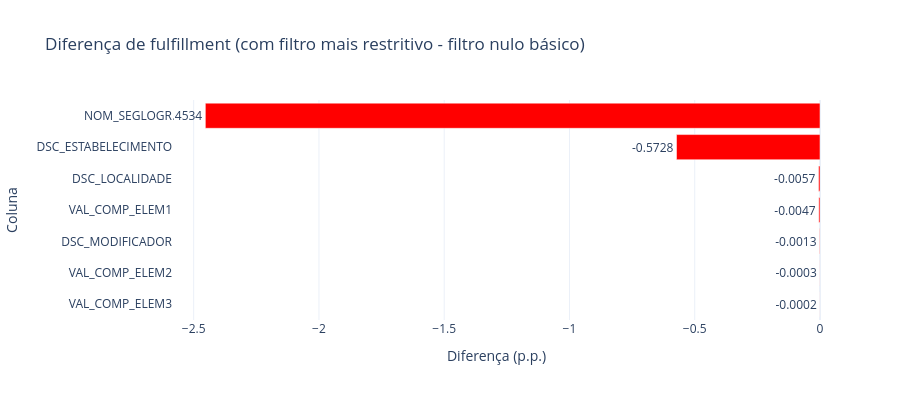

The notebook cell this image was saved under:
### Markdown cell above
#### Plot differences

### Code cell
from pyspark.sql import functions as F
import plotly.graph_objects as go

diff_df = result.filter(F.col("diferenca") != 0.0) \
            .orderBy(F.col("diferenca").asc())
    
diff_rows = diff_df.select("column", "diferenca").collect()

labels = [row["column"] for row in diff_rows]
data = [round(row["diferenca"], 4) for row in diff_rows]

fig = go.Figure(
    go.Bar(
        x=data,
        y=labels,
        orientation="h",
        marker=dict(color="red"),
        text=[f"{v:.4f}" for v in data],
        textposition="outside",
        hovertemplate="%{y}: %{x:.4f} p.p.<extra></extra>"
    )
)

fig.update_layout(
    title="Diferença de fulfillment (com filtro mais restritivo - filtro nulo básico)",
    xaxis_title="Diferença (p.p.)",
    yaxis_title="Coluna",
    yaxis=dict(autorange="reversed"),  # mantém a maior diferença no topo
    template="plotly_white",
    height=max(400, len(labels) * 40 + 100)
)

### Figure 1 — Plotly figure (JSON) as saved in the notebook; plotly's stock layout.template omitted (floating-point values rounded to 4 significant figures)
{"data": [{"hovertemplate": "%{y}: %{x:.4f} p.p.<extra></extra>", "marker": {"color": "red"}, "orientation": "h", "text": ["-2.4534", "-0.5728", "-0.0057", "-0.0047", "-0.0013", "-0.0003", "-0.0002"], "textposition": "outside", "type": "bar", "x": [-2.453, -0.5728, -0.0057, -0.0047, -0.0013, -0.0003, -0.0002], "y": ["NOM_SEGLOGR", "DSC_ESTABELECIMENTO", "DSC_LOCALIDADE", "VAL_COMP_ELEM1", "DSC_MODIFICADOR", "VAL_COMP_ELEM2", "VAL_COMP_ELEM3"]}], "layout": {"height": 400, "title": {"text": "Diferença de fulfillment (com filtro mais restritivo - filtro nulo básico)"}, "xaxis": {"title": {"text": "Diferença (p.p.)"}}, "yaxis": {"autorange": "reversed", "title": {"text": "Coluna"}}}}
